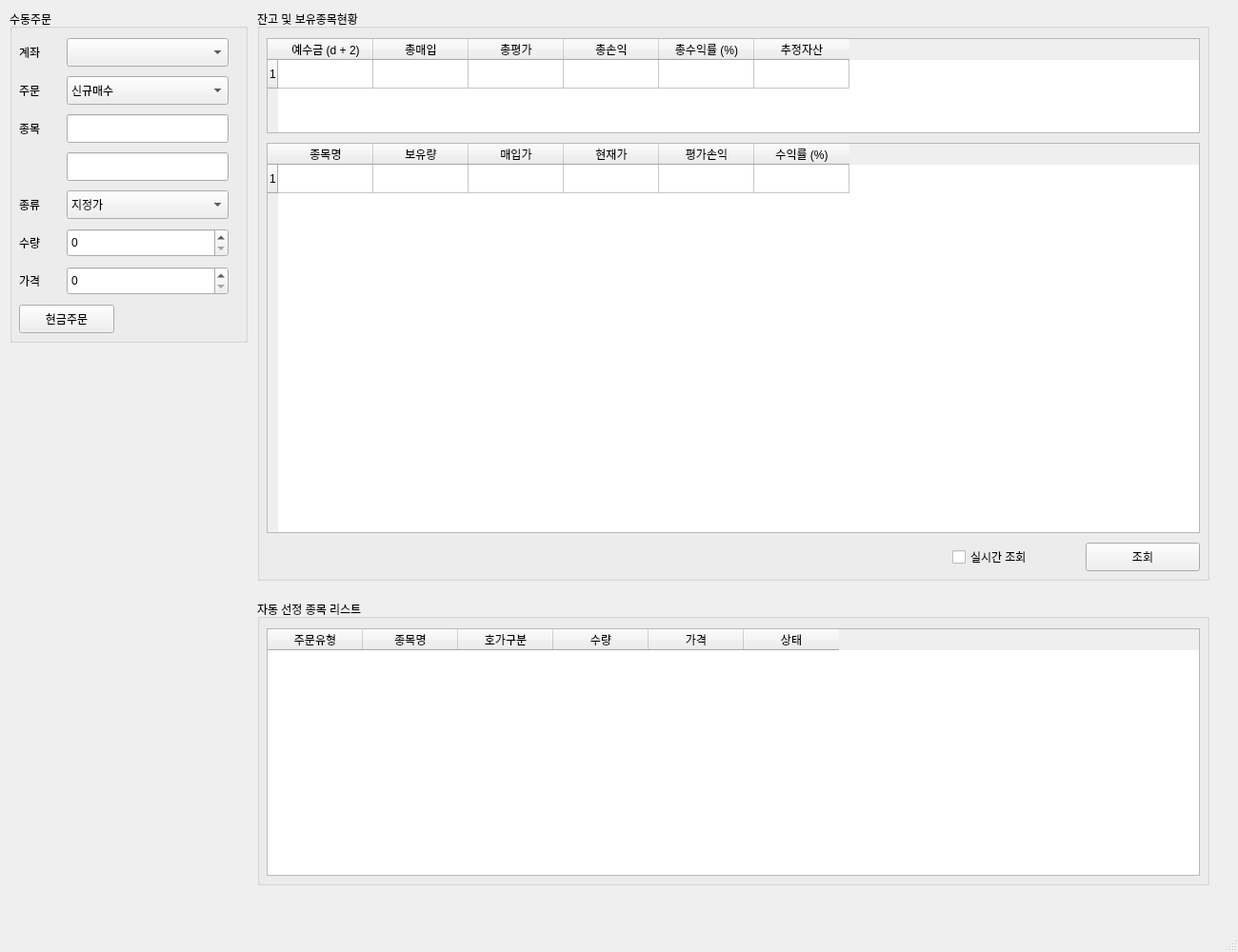
<?xml version="1.0" encoding="UTF-8"?>
<ui version="4.0">
 <class>MainWindow</class>
 <widget class="QMainWindow" name="MainWindow">
  <property name="geometry">
   <rect>
    <x>0</x>
    <y>0</y>
    <width>1300</width>
    <height>1000</height>
   </rect>
  </property>
  <property name="windowTitle">
   <string>PyTrader v0.4</string>
  </property>
  <property name="windowIcon">
   <iconset>
    <normaloff>../문서/icons/549b73ca452c6fd477a938346bb8d9d3-chart.ico</normaloff>../문서/icons/549b73ca452c6fd477a938346bb8d9d3-chart.ico</iconset>
  </property>
  <widget class="QWidget" name="centralwidget">
   <widget class="QGroupBox" name="groupBox">
    <property name="geometry">
     <rect>
      <x>10</x>
      <y>10</y>
      <width>250</width>
      <height>350</height>
     </rect>
    </property>
    <property name="title">
     <string>수동주문</string>
    </property>
    <widget class="QLabel" name="label">
     <property name="geometry">
      <rect>
       <x>10</x>
       <y>30</y>
       <width>40</width>
       <height>30</height>
      </rect>
     </property>
     <property name="text">
      <string>계좌</string>
     </property>
    </widget>
    <widget class="QComboBox" name="cmbAcc">
     <property name="geometry">
      <rect>
       <x>60</x>
       <y>30</y>
       <width>170</width>
       <height>30</height>
      </rect>
     </property>
    </widget>
    <widget class="QLabel" name="label_2">
     <property name="geometry">
      <rect>
       <x>10</x>
       <y>70</y>
       <width>40</width>
       <height>30</height>
      </rect>
     </property>
     <property name="text">
      <string>주문</string>
     </property>
    </widget>
    <widget class="QComboBox" name="cmbOrder">
     <property name="geometry">
      <rect>
       <x>60</x>
       <y>70</y>
       <width>170</width>
       <height>30</height>
      </rect>
     </property>
     <item>
      <property name="text">
       <string>신규매수</string>
      </property>
     </item>
     <item>
      <property name="text">
       <string>신규매도</string>
      </property>
     </item>
     <item>
      <property name="text">
       <string>매수취소</string>
      </property>
     </item>
     <item>
      <property name="text">
       <string>매도취소</string>
      </property>
     </item>
    </widget>
    <widget class="QLabel" name="label_5">
     <property name="geometry">
      <rect>
       <x>10</x>
       <y>110</y>
       <width>40</width>
       <height>30</height>
      </rect>
     </property>
     <property name="text">
      <string>종목</string>
     </property>
    </widget>
    <widget class="QLabel" name="label_6">
     <property name="geometry">
      <rect>
       <x>10</x>
       <y>190</y>
       <width>40</width>
       <height>30</height>
      </rect>
     </property>
     <property name="text">
      <string>종류</string>
     </property>
    </widget>
    <widget class="QComboBox" name="cmbDiv">
     <property name="geometry">
      <rect>
       <x>60</x>
       <y>190</y>
       <width>170</width>
       <height>30</height>
      </rect>
     </property>
     <item>
      <property name="text">
       <string>지정가</string>
      </property>
     </item>
     <item>
      <property name="text">
       <string>시장가</string>
      </property>
     </item>
    </widget>
    <widget class="QLabel" name="label_7">
     <property name="geometry">
      <rect>
       <x>10</x>
       <y>230</y>
       <width>40</width>
       <height>30</height>
      </rect>
     </property>
     <property name="text">
      <string>수량</string>
     </property>
    </widget>
    <widget class="QLabel" name="label_8">
     <property name="geometry">
      <rect>
       <x>10</x>
       <y>270</y>
       <width>40</width>
       <height>30</height>
      </rect>
     </property>
     <property name="text">
      <string>가격</string>
     </property>
    </widget>
    <widget class="QLineEdit" name="lineCode">
     <property name="geometry">
      <rect>
       <x>60</x>
       <y>110</y>
       <width>170</width>
       <height>30</height>
      </rect>
     </property>
    </widget>
    <widget class="QLineEdit" name="lineInput">
     <property name="geometry">
      <rect>
       <x>60</x>
       <y>150</y>
       <width>170</width>
       <height>30</height>
      </rect>
     </property>
     <property name="styleSheet">
      <string notr="true">background-color: rbg(170, 255, 255);</string>
     </property>
    </widget>
    <widget class="QSpinBox" name="spinCnt">
     <property name="geometry">
      <rect>
       <x>60</x>
       <y>230</y>
       <width>170</width>
       <height>30</height>
      </rect>
     </property>
     <property name="maximum">
      <number>100</number>
     </property>
    </widget>
    <widget class="QSpinBox" name="spinVal">
     <property name="geometry">
      <rect>
       <x>60</x>
       <y>270</y>
       <width>170</width>
       <height>30</height>
      </rect>
     </property>
     <property name="maximum">
      <number>1000000</number>
     </property>
     <property name="singleStep">
      <number>50</number>
     </property>
    </widget>
    <widget class="QPushButton" name="orderCash">
     <property name="geometry">
      <rect>
       <x>10</x>
       <y>310</y>
       <width>100</width>
       <height>30</height>
      </rect>
     </property>
     <property name="text">
      <string>현금주문</string>
     </property>
    </widget>
   </widget>
   <widget class="QGroupBox" name="groupBox_2">
    <property name="geometry">
     <rect>
      <x>270</x>
      <y>10</y>
      <width>1000</width>
      <height>600</height>
     </rect>
    </property>
    <property name="title">
     <string>잔고 및 보유종목현황</string>
    </property>
    <widget class="QTableWidget" name="tblMyAcc">
     <property name="geometry">
      <rect>
       <x>10</x>
       <y>30</y>
       <width>980</width>
       <height>100</height>
      </rect>
     </property>
     <property name="rowCount">
      <number>1</number>
     </property>
     <row/>
     <column>
      <property name="text">
       <string>예수금 (d + 2)</string>
      </property>
     </column>
     <column>
      <property name="text">
       <string>총매입</string>
      </property>
     </column>
     <column>
      <property name="text">
       <string>총평가</string>
      </property>
     </column>
     <column>
      <property name="text">
       <string>총손익</string>
      </property>
     </column>
     <column>
      <property name="text">
       <string>총수익률 (%)</string>
      </property>
     </column>
     <column>
      <property name="text">
       <string>추정자산</string>
      </property>
     </column>
    </widget>
    <widget class="QTableWidget" name="tblHadAcc">
     <property name="geometry">
      <rect>
       <x>10</x>
       <y>140</y>
       <width>980</width>
       <height>410</height>
      </rect>
     </property>
     <property name="rowCount">
      <number>1</number>
     </property>
     <row/>
     <column>
      <property name="text">
       <string>종목명</string>
      </property>
     </column>
     <column>
      <property name="text">
       <string>보유량</string>
      </property>
     </column>
     <column>
      <property name="text">
       <string>매입가</string>
      </property>
     </column>
     <column>
      <property name="text">
       <string>현재가</string>
      </property>
     </column>
     <column>
      <property name="text">
       <string>평가손익</string>
      </property>
     </column>
     <column>
      <property name="text">
       <string>수익률 (%)</string>
      </property>
     </column>
    </widget>
    <widget class="QCheckBox" name="chkRealTime">
     <property name="geometry">
      <rect>
       <x>730</x>
       <y>560</y>
       <width>130</width>
       <height>30</height>
      </rect>
     </property>
     <property name="text">
      <string>실시간 조회</string>
     </property>
    </widget>
    <widget class="QPushButton" name="pushSearch">
     <property name="geometry">
      <rect>
       <x>870</x>
       <y>560</y>
       <width>120</width>
       <height>30</height>
      </rect>
     </property>
     <property name="text">
      <string>조회</string>
     </property>
    </widget>
   </widget>
   <widget class="QGroupBox" name="groupBox_3">
    <property name="geometry">
     <rect>
      <x>270</x>
      <y>630</y>
      <width>1000</width>
      <height>300</height>
     </rect>
    </property>
    <property name="title">
     <string>자동 선정 종목 리스트</string>
    </property>
    <widget class="QTableWidget" name="tblAutoList">
     <property name="geometry">
      <rect>
       <x>10</x>
       <y>30</y>
       <width>980</width>
       <height>260</height>
      </rect>
     </property>
     <property name="columnCount">
      <number>6</number>
     </property>
     <column>
      <property name="text">
       <string>주문유형</string>
      </property>
     </column>
     <column>
      <property name="text">
       <string>종목명</string>
      </property>
     </column>
     <column>
      <property name="text">
       <string>호가구분</string>
      </property>
     </column>
     <column>
      <property name="text">
       <string>수량</string>
      </property>
     </column>
     <column>
      <property name="text">
       <string>가격</string>
      </property>
     </column>
     <column>
      <property name="text">
       <string>상태</string>
      </property>
     </column>
    </widget>
   </widget>
  </widget>
  <widget class="QMenuBar" name="menubar">
   <property name="geometry">
    <rect>
     <x>0</x>
     <y>0</y>
     <width>1300</width>
     <height>31</height>
    </rect>
   </property>
  </widget>
  <widget class="QStatusBar" name="statusbar"/>
 </widget>
 <resources/>
 <connections/>
</ui>
